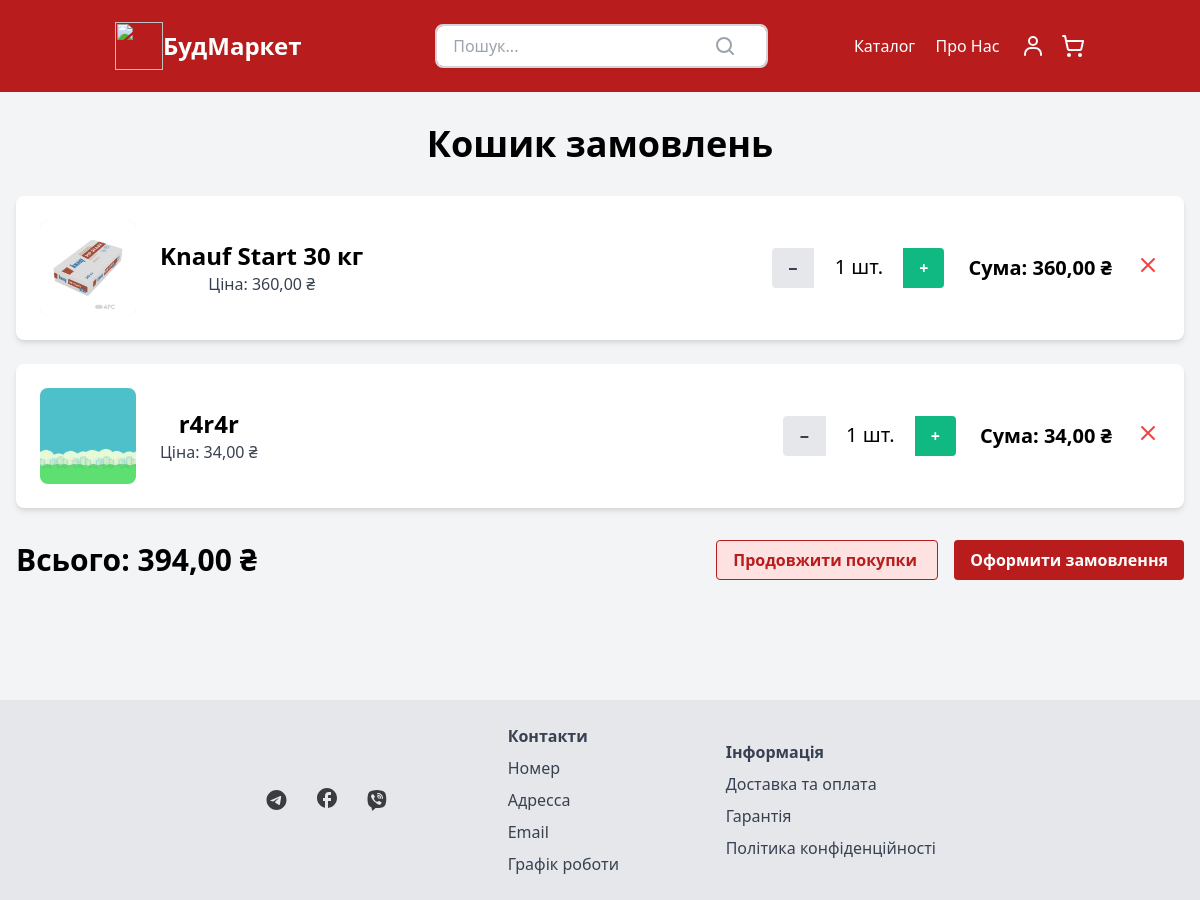
The app's page /cart/ (signed in) with its own data.
### cart/models.py (models this page shows)
class CartItem(models.Model):
    product = models.ForeignKey(Product, on_delete=models.CASCADE)
    cart = models.ForeignKey(Cart, on_delete=models.CASCADE)
    quantity = models.PositiveIntegerField(default=1)
    def get_product_price(self):
        return self.product.price * self.quantity

### market/models.py (models this page shows, shortened)
class Product(models.Model):
    category = models.ForeignKey(Category, related_name='products', on_delete=models.CASCADE, null=True)
    title = models.CharField("назва", max_length=200, db_index=True)
    slug = models.SlugField("URL", max_length=200, db_index=True, null=True, blank=True)
    brand = models.CharField("бренд", max_length=200, db_index=True, null=True, blank=True)
    image = models.ImageField("зображення", upload_to='products/%Y/%m/%d', blank=True)
    description = models.TextField("опис", null=True, blank=True)
    price = models.DecimalField('ціна', max_digits=10, decimal_places=2)
    available = models.BooleanField("Наявність", default=True)
    def get_price(self):
        return self.price
    class Meta:
        verbose_name = 'Товар'
        verbose_name_plural = 'Товари'

### cart/views.py (the view)
# urls.py: path('cart/', include("cart.urls", namespace="cart")),
@login_required
def cart(request):
    cart, created = Cart.objects.get_or_create(user=request.user)
    cart_items = cart.cartitem_set.all()
    total_price = cart.get_total_price()
    context = {
        'cart': cart,
        'cart_items': cart_items,
        'total_price': total_price,
    }
    return render(request, 'cart/cart_view.html', context)

### cart/models.py (called while the page is built)
    def get_total_price(self):
        total_price = 0
        for item in self.cartitem_set.all():
            total_price += item.product.get_price() * item.quantity
        return total_price

### cart/templates/cart/cart_view.html (shortened to what this page needs)
{% extends "market/base.html" %}
{% block content %}
    <!DOCTYPE html>
    <html lang="uk">
    <head>
        <link href="https://cdnjs.cloudflare.com/ajax/libs/tailwindcss/2.2.19/tailwind.min.css" rel="stylesheet">
    </head>
    {% if cart_items %}
        <body class="bg-gray-100">
        <main class="max-w-7xl mx-auto py-8 px-4">
            <section class="text-center mb-12">
                <h1 class="text-4xl font-bold mb-8">Кошик замовлень</h1>
                {% for cart_item in cart_items %}
                    <div class="bg-white shadow-md rounded-lg mb-6 p-6 flex items-center justify-between">
                        <div class="flex items-center">
                            <img class="w-24 h-24 bg-gray-200 rounded-lg mr-6" src="{{ cart_item.product.image.url }}">
                            <div>
                                <h2 class="text-2xl font-semibold">{{ cart_item.product.title }}</h2>
                                <p class="text-gray-700">Ціна: {{ cart_item.product.price }} ₴</p>
                            </div>
                        </div>
                        <div class="flex items-center">
                            <form action="{% url 'cart:update_cart' cart_item.id %}" method="post">
                                <button type="submit" name="action" value="decrease"
                                        class="bg-gray-200 hover:bg-gray-300 text-gray-700 font-bold py-2 px-4 rounded-l">
                                    −
                                </button>
                                <span class="mx-4 text-xl">{{ cart_item.quantity }} шт.</span>
                                <button type="submit" name="action" value="increase"
                                        class="bg-green-500 hover:bg-green-600 text-white font-bold py-2 px-4 rounded-r">
                                    +
                                </button>
                            </form>
                            <div class="ml-6 text-xl font-semibold">Сума:
                                {{ cart_item.get_product_price }} ₴
                            </div>
                            <form action="{% url 'cart:remove_from_cart' cart_item.product_id %}" method="post"
                                  class="ml-6">
                                <button type="submit" class="text-red-500 hover:text-red-700">
                                    <svg xmlns="http://www.w3.org/2000/svg" class="h-6 w-6" fill="none"
                                         viewBox="0 0 24 24" stroke="currentColor">
                                        <path stroke-linecap="round" stroke-linejoin="round" stroke-width="2"
                                              d="M6 18L18 6M6 6l12 12"></path>
                                    </svg>
                                </button>
                            </form>
                        </div>
                    </div>
                {% endfor %}
                <form action="{% url 'order:order-confirm' %}" method="get"
                      class="flex justify-between items-center mt-8">
                    <div class="text-3xl font-semibold">Всього: <span>{{ total_price }} ₴</span></div>
                    <div>
                        <a href="{% url 'market:catalog' %}"
                           class="bg-red-100 hover:bg-red-200 text-red-700 font-semibold py-2 px-4 border border-red-700 rounded mr-4">
                            Продовжити покупки
                        </a>
                        <button type="submit"
                                class="bg-red-700 hover:bg-red-800 text-white font-semibold py-2 px-4 rounded">Оформити
                            замовлення
                        </button>
                    </div>
                </form>
            </section>
    {% endif %}
        </main>
        </body>
    </html>
{% endblock %}

### market/static/market/styles.css (style rules this page uses)
html { line-height: 1.5; -webkit-text-size-adjust: 100%; -moz-tab-size: 4; -o-tab-size: 4; tab-size: 4; font-family: ui-sans-serif, system-ui, -apple-system, BlinkMacSystemFont, "Segoe UI", Roboto, "Helvetica Neue", Arial, "Noto Sans", sans-serif, "Apple Color Emoji", "Segoe UI Emoji", "Segoe UI Symbol", "Noto Color Emoji"; font-feature-settings: normal; font-variation-settings: normal; }
body { margin: 0; line-height: inherit; }
h1, h2, h3, h4, h5, h6 { font-size: inherit; font-weight: inherit; }
a { color: inherit; text-decoration: inherit; }
button, input, optgroup, select, textarea { font-family: inherit; font-feature-settings: inherit; font-variation-settings: inherit; font-size: 100%; font-weight: inherit; line-height: inherit; color: inherit; margin: 0; padding: 0; }
button, select { text-transform: none; }
button, [type='button'], [type='reset'], [type='submit'] { -webkit-appearance: button; background-color: transparent; background-image: none; }
blockquote, dl, dd, h1, h2, h3, h4, h5, h6, hr, figure, p, pre { margin: 0; }
button, [role="button"] { cursor: pointer; }
img, svg, video, canvas, audio, iframe, embed, object { display: block; vertical-align: middle; }
img, video { max-width: 100%; height: auto; }
.flex { display: flex; }
.items-center { align-items: center; }
.justify-between { justify-content: space-between; }
.rounded { border-radius: 0.25rem; }
.px-4 { padding-left: 1rem; padding-right: 1rem; }
.text-xl { font-size: 1.25rem; line-height: 1.75rem; }
.font-semibold { font-weight: 600; }
.text-white { --tw-text-opacity: 1; color: rgb(255 255 255 / var(--tw-text-opacity)); }

### records on screen
CartItem: product.image (picture), product "Knauf Start 30 кг", product.price "360,00", quantity "1", get_product_price "360,00"
CartItem: product.image (picture), product "r4r4r", product.price "34,00", quantity "1", get_product_price "34,00"

### other values on screen
{{ total_price }} "394,00"
